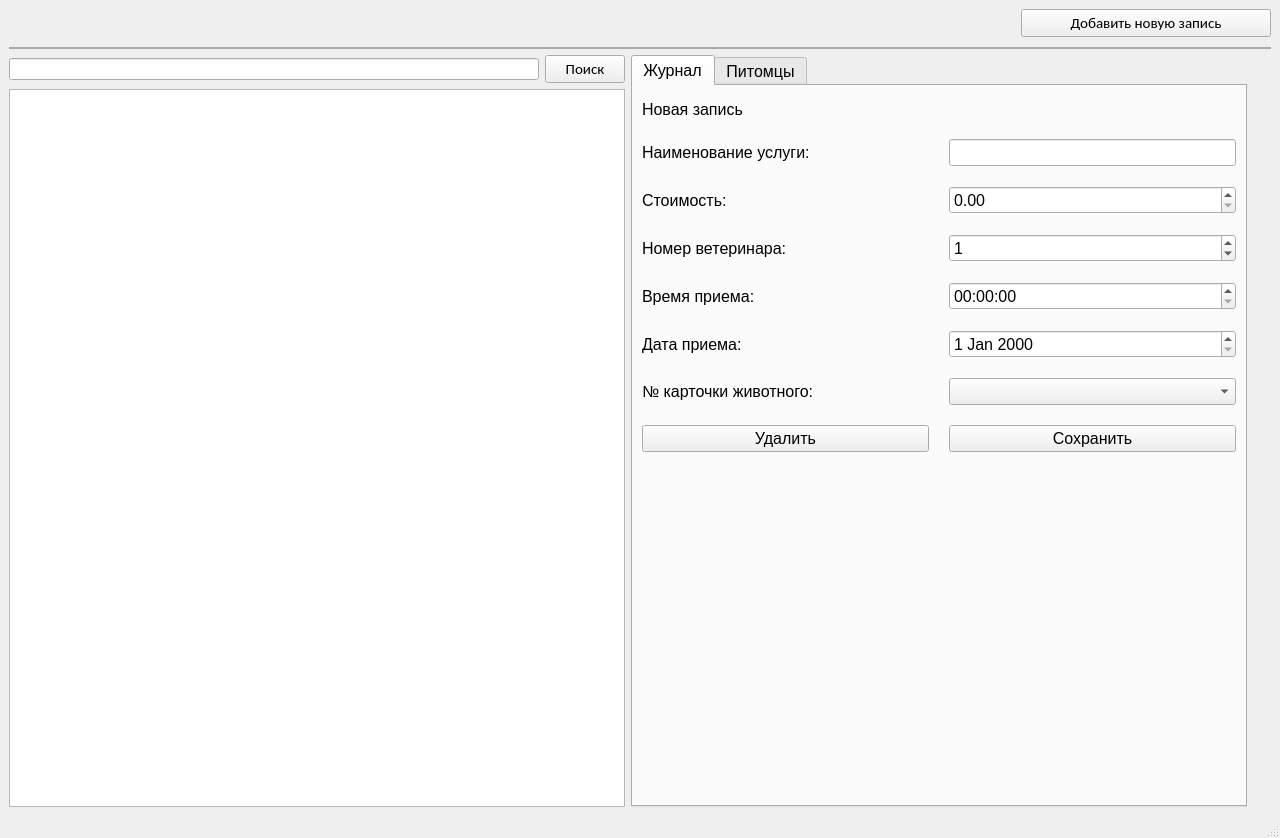
<?xml version="1.0" encoding="UTF-8"?>
<ui version="4.0">
 <class>MainWindow</class>
 <widget class="QMainWindow" name="MainWindow">
  <property name="geometry">
   <rect>
    <x>0</x>
    <y>0</y>
    <width>1280</width>
    <height>838</height>
   </rect>
  </property>
  <property name="font">
   <font>
    <pointsize>8</pointsize>
   </font>
  </property>
  <property name="windowTitle">
   <string>Ветеринарная клиника</string>
  </property>
  <widget class="QWidget" name="centralwidget">
   <layout class="QVBoxLayout" name="verticalLayout_2" stretch="0,1">
    <item>
     <layout class="QVBoxLayout" name="verticalLayout">
      <property name="spacing">
       <number>10</number>
      </property>
      <property name="bottomMargin">
       <number>0</number>
      </property>
      <item>
       <layout class="QHBoxLayout" name="horizontalLayout">
        <item>
         <widget class="QLabel" name="label">
          <property name="text">
           <string/>
          </property>
         </widget>
        </item>
        <item>
         <widget class="QPushButton" name="pushButton_6">
          <property name="maximumSize">
           <size>
            <width>250</width>
            <height>16777215</height>
           </size>
          </property>
          <property name="font">
           <font>
            <family>Calibri</family>
            <pointsize>11</pointsize>
           </font>
          </property>
          <property name="text">
           <string>Добавить новую запись</string>
          </property>
         </widget>
        </item>
       </layout>
      </item>
      <item>
       <widget class="QLabel" name="label_10">
        <property name="maximumSize">
         <size>
          <width>16777215</width>
          <height>2</height>
         </size>
        </property>
        <property name="styleSheet">
         <string notr="true">background-color: #A9A9A9</string>
        </property>
        <property name="text">
         <string/>
        </property>
       </widget>
      </item>
     </layout>
    </item>
    <item>
     <layout class="QHBoxLayout" name="horizontalLayout_2" stretch="0,0,0">
      <item>
       <layout class="QVBoxLayout" name="verticalLayout_3">
        <item>
         <layout class="QHBoxLayout" name="horizontalLayout_3">
          <item>
           <widget class="QLineEdit" name="lineEdit"/>
          </item>
          <item>
           <widget class="QPushButton" name="pushButton_3">
            <property name="font">
             <font>
              <family>Calibri</family>
              <pointsize>11</pointsize>
             </font>
            </property>
            <property name="text">
             <string>Поиск</string>
            </property>
           </widget>
          </item>
         </layout>
        </item>
        <item>
         <widget class="QTableView" name="tableView">
          <property name="font">
           <font>
            <pointsize>11</pointsize>
            <underline>false</underline>
            <strikeout>false</strikeout>
           </font>
          </property>
         </widget>
        </item>
       </layout>
      </item>
      <item>
       <widget class="QTabWidget" name="tabWidget">
        <property name="font">
         <font>
          <pointsize>12</pointsize>
         </font>
        </property>
        <property name="currentIndex">
         <number>0</number>
        </property>
        <widget class="QWidget" name="tab">
         <attribute name="title">
          <string>Журнал</string>
         </attribute>
         <layout class="QHBoxLayout" name="horizontalLayout_11">
          <item>
           <layout class="QVBoxLayout" name="verticalLayout_4" stretch="0,0,0,0,0,0,0,0,1">
            <property name="spacing">
             <number>20</number>
            </property>
            <property name="topMargin">
             <number>5</number>
            </property>
            <item>
             <widget class="QLabel" name="label_2">
              <property name="text">
               <string>Новая запись</string>
              </property>
             </widget>
            </item>
            <item>
             <layout class="QHBoxLayout" name="horizontalLayout_7" stretch="1,1">
              <item>
               <widget class="QLabel" name="label_6">
                <property name="text">
                 <string>Наименование услуги: </string>
                </property>
               </widget>
              </item>
              <item>
               <widget class="QLineEdit" name="lineEdit_2">
                <property name="text">
                 <string/>
                </property>
               </widget>
              </item>
             </layout>
            </item>
            <item>
             <layout class="QHBoxLayout" name="horizontalLayout_10">
              <item>
               <widget class="QLabel" name="label_9">
                <property name="text">
                 <string>Стоимость:</string>
                </property>
               </widget>
              </item>
              <item>
               <widget class="QDoubleSpinBox" name="doubleSpinBox">
                <property name="maximum">
                 <double>100000.000000000000000</double>
                </property>
                <property name="value">
                 <double>0.000000000000000</double>
                </property>
               </widget>
              </item>
             </layout>
            </item>
            <item>
             <layout class="QHBoxLayout" name="horizontalLayout_4">
              <item>
               <widget class="QLabel" name="label_3">
                <property name="text">
                 <string>Номер ветеринара:</string>
                </property>
               </widget>
              </item>
              <item>
               <widget class="QSpinBox" name="spinBox">
                <property name="maximum">
                 <number>1000</number>
                </property>
                <property name="value">
                 <number>1</number>
                </property>
               </widget>
              </item>
             </layout>
            </item>
            <item>
             <layout class="QHBoxLayout" name="horizontalLayout_5">
              <item>
               <widget class="QLabel" name="label_4">
                <property name="text">
                 <string>Время приема:</string>
                </property>
               </widget>
              </item>
              <item>
               <widget class="QTimeEdit" name="timeEdit"/>
              </item>
             </layout>
            </item>
            <item>
             <layout class="QHBoxLayout" name="horizontalLayout_6">
              <item>
               <widget class="QLabel" name="label_5">
                <property name="text">
                 <string>Дата приема:</string>
                </property>
               </widget>
              </item>
              <item>
               <widget class="QDateEdit" name="dateEdit"/>
              </item>
             </layout>
            </item>
            <item>
             <layout class="QHBoxLayout" name="horizontalLayout_8">
              <item>
               <widget class="QLabel" name="label_8">
                <property name="text">
                 <string>№ карточки животного: </string>
                </property>
               </widget>
              </item>
              <item>
               <widget class="QComboBox" name="comboBox"/>
              </item>
             </layout>
            </item>
            <item>
             <layout class="QHBoxLayout" name="horizontalLayout_9">
              <item>
               <widget class="QPushButton" name="pushButton_4">
                <property name="text">
                 <string>Удалить</string>
                </property>
               </widget>
              </item>
              <item>
               <widget class="QPushButton" name="pushButton_5">
                <property name="text">
                 <string>Сохранить</string>
                </property>
               </widget>
              </item>
             </layout>
            </item>
            <item>
             <widget class="QLabel" name="label_7">
              <property name="text">
               <string/>
              </property>
             </widget>
            </item>
           </layout>
          </item>
         </layout>
        </widget>
        <widget class="QWidget" name="tab_2">
         <attribute name="title">
          <string>Питомцы</string>
         </attribute>
         <layout class="QVBoxLayout" name="verticalLayout_7">
          <item>
           <layout class="QVBoxLayout" name="verticalLayout_6" stretch="0,0,0,0,0,0,0,0,0,1">
            <property name="spacing">
             <number>20</number>
            </property>
            <property name="topMargin">
             <number>5</number>
            </property>
            <item>
             <widget class="QLabel" name="label_11">
              <property name="text">
               <string>Новый питомец</string>
              </property>
             </widget>
            </item>
            <item>
             <layout class="QHBoxLayout" name="horizontalLayout_12" stretch="1,1">
              <item>
               <widget class="QLabel" name="label_12">
                <property name="text">
                 <string>ФИО хозяина</string>
                </property>
               </widget>
              </item>
              <item>
               <widget class="QLineEdit" name="lineEdit_3">
                <property name="text">
                 <string/>
                </property>
               </widget>
              </item>
             </layout>
            </item>
            <item>
             <layout class="QHBoxLayout" name="horizontalLayout_17" stretch="1,1">
              <item>
               <widget class="QLabel" name="label_17">
                <property name="text">
                 <string>Телефон хозяина</string>
                </property>
               </widget>
              </item>
              <item>
               <widget class="QLineEdit" name="lineEdit_5"/>
              </item>
             </layout>
            </item>
            <item>
             <layout class="QHBoxLayout" name="horizontalLayout_13" stretch="1,1">
              <item>
               <widget class="QLabel" name="label_13">
                <property name="text">
                 <string>Кличка</string>
                </property>
               </widget>
              </item>
              <item>
               <widget class="QLineEdit" name="lineEdit_4"/>
              </item>
             </layout>
            </item>
            <item>
             <layout class="QHBoxLayout" name="horizontalLayout_14">
              <item>
               <widget class="QLabel" name="label_14">
                <property name="text">
                 <string>Возраст</string>
                </property>
               </widget>
              </item>
              <item>
               <widget class="QSpinBox" name="spinBox_3">
                <property name="maximum">
                 <number>1000</number>
                </property>
                <property name="value">
                 <number>1</number>
                </property>
               </widget>
              </item>
             </layout>
            </item>
            <item>
             <layout class="QHBoxLayout" name="horizontalLayout_16">
              <item>
               <widget class="QLabel" name="label_16">
                <property name="text">
                 <string>История болезни</string>
                </property>
               </widget>
              </item>
             </layout>
            </item>
            <item>
             <widget class="QTextEdit" name="textEdit">
              <property name="minimumSize">
               <size>
                <width>0</width>
                <height>200</height>
               </size>
              </property>
             </widget>
            </item>
            <item>
             <layout class="QHBoxLayout" name="horizontalLayout_15">
              <item>
               <widget class="QLabel" name="label_15">
                <property name="text">
                 <string>Количество приемов: </string>
                </property>
               </widget>
              </item>
             </layout>
            </item>
            <item>
             <layout class="QHBoxLayout" name="horizontalLayout_18">
              <item>
               <widget class="QPushButton" name="pushButton_7">
                <property name="text">
                 <string>Удалить</string>
                </property>
               </widget>
              </item>
              <item>
               <widget class="QPushButton" name="pushButton_8">
                <property name="text">
                 <string>Сохранить</string>
                </property>
               </widget>
              </item>
             </layout>
            </item>
            <item>
             <widget class="QLabel" name="label_18">
              <property name="text">
               <string/>
              </property>
             </widget>
            </item>
           </layout>
          </item>
         </layout>
        </widget>
       </widget>
      </item>
      <item>
       <widget class="QWidget" name="widget" native="true">
        <property name="font">
         <font>
          <pointsize>12</pointsize>
         </font>
        </property>
        <layout class="QVBoxLayout" name="verticalLayout_5">
         <property name="topMargin">
          <number>0</number>
         </property>
        </layout>
       </widget>
      </item>
     </layout>
    </item>
   </layout>
  </widget>
  <widget class="QMenuBar" name="menubar">
   <property name="geometry">
    <rect>
     <x>0</x>
     <y>0</y>
     <width>1280</width>
     <height>26</height>
    </rect>
   </property>
  </widget>
  <widget class="QStatusBar" name="statusbar"/>
 </widget>
 <resources/>
 <connections/>
</ui>
